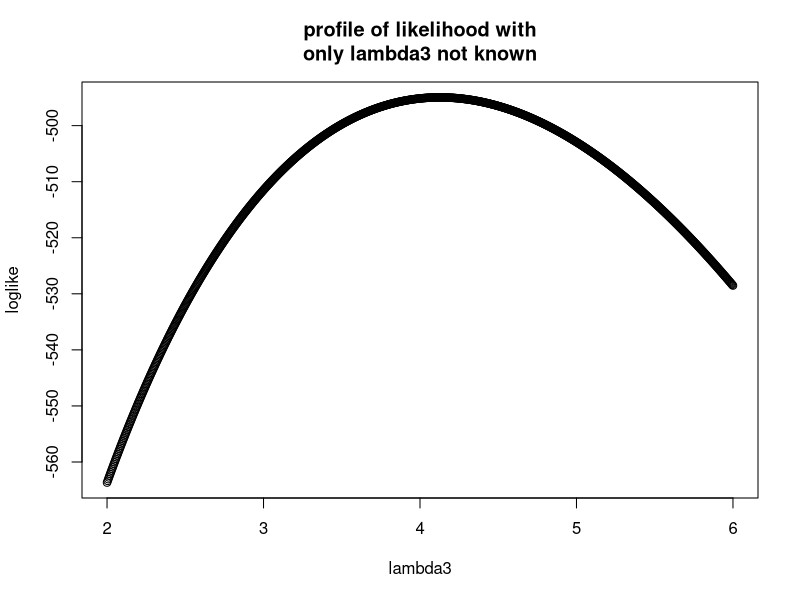

Here is the R script that generated this plot:
## ---- chunk 1
# in this, components have exponentially distributed time-to-failures,
# producing (t_{i 1},...,t_{i m}) for i=1,...,n.
# n is the sample size.
# theta is the parameter vector theta=(lambda_1,...,lambda_m).
component_ttf <- function(n,theta)
{
    m <- length(theta)
    ttfs <- matrix(nrow=n,ncol=m)
    for (j in 1:m)
        ttfs[,j] <- stats::rexp(n,theta[j])
    return(ttfs)
}

# series system time-to-failures as a function of component times-to-failures
series_ttf <- function(comp_ttfs)
    apply(comp_ttfs, 1, function(x) min(x))

# this is our Bernoulli candidate model when the component cause of failure
# is always in the candidate set.
#
# p is the probability vector, i.e., p[1] means that if 1 is not the component
# cause of failure, it is in the candidate set with probability p[1].
bernoulli_cand_k <- function(p,k)
{
  m <- length(p)
  u <- runif(n=m,min=0,max=1)
  x <- rep(F,m)
  x[k] <- T
  for (j in 1:m)
  {
    if (k != j)
    {
      if (u[j] < p[j])
        x[j] <- T
    }
  }
  return(x)
}

# generate log-likelihood function with variable p_1,...,p_m
# (note: in a bit, we show how to easily estimate p_1,...,p_m in case it is not known,
# which is the more realistic case.)
#
# ttfs is series system times to failure
#
# candidates is the bernoulli candidate sets described previously, where the
# component cause of failure is always in the candidate set
#
# p is the probability vector as previously described.
loglike.exp.k <- function(ttfs,candidates,p)
{
  n <- length(ttfs)
  m <- ncol(candidates)
  function(theta)
  {
    res <- 0
    for (i in 1:n)
    {
      s <- 0
      for (k in 1:m)
      {
        if (candidates[i,k]==1)
        {
          tmp <- theta[k]
          for (j in 1:m)
          {
            if (j!=k)
            {
              if (candidates[i,j]==1)
                tmp <- tmp * p[j]
              else
                tmp <- tmp * (1-p[j])
            }
          }
          s <- s + tmp
        }
      }
      res <- res + log(s)
    }
    return(res - sum(theta) * sum(ttfs))
  }
}
## ---- chunk 2
# setup simulation parameters
n <- 2000
theta <- c(3,5,4)
# bernoulli probabilities. we choose to use .5 for all to make it as simple
# as possible. later, we'll see what happens when we change these.
p <- c(.3,.7,.5)
m <- length(p)

# generate masked data
# --------------------
# compoent times-to-failures
comp_ttfs <- component_ttf(n,theta)

# generate labels for component cause of failures
k <- apply(comp_ttfs,1,which.min)

# generate candidate sets that contain component cause of failure
cand.k <- matrix(nrow=n,ncol=m)
for (i in 1:n)
  cand.k[i,] <- bernoulli_cand_k(p,k[i])

# series system time to failure as a function of comp_ttfs
ttfs <- series_ttf(comp_ttfs)

# generate log-likelihood function for the masked data when p is known
l.k <- loglike.exp.k(ttfs,cand.k,p)
## ---- chunk 3
library(MASS)
# l is log-likehood
# theta0 is initial estimate of theta
# eps is stopping condition for infinity norm
mle.newton <- function(l,theta0,eps=1e-3)
{
    repeat
    {
        theta1 <- theta0 - MASS::ginv(numDeriv::hessian(l,theta0)) %*%
            numDeriv::grad(l,theta0)
        if (abs(sum(theta1-theta0)) < eps)
            return(theta1)
        theta0 <- theta1
    }
}
theta.newton <- mle.newton(l.k,theta)
theta.newton
## ---- chunk 4
# l is log-likehood
# theta0 is initial estimate of theta
# eps is stopping condition for infinity norm
mle.grad <- function(l,theta0,eps=1e-3)
{
    m <- length(theta0)
    repeat
    {
        # we use backtracking for an approximate line search
        alpha <- 1
        theta1 <- NULL
        repeat {
            theta1 <- theta0 + alpha * numDeriv::grad(l,theta0)
            for (i in 1:m)
                if (theta1[i] < 0) theta1[i] <- 1e-3
            if (l(theta1) > l(theta0))
                break
            alpha <- alpha/2
        }
        
        # infinity norm
        if (abs(sum(theta1-theta0)) < eps)
            return(theta1)
        theta0 <- theta1
    }
}

p.wrong <- c(.5,.5,.5)
l.k.wrong <- loglike.exp.k(ttfs,cand.k,p.wrong)
# we use mle.grad because mle.newton failed on it due to singularities
theta.grad.wrong <- mle.grad(l.k.wrong,theta)
theta.grad.wrong
## ---- chunk 5
# theta_p is a parameter vector for both vector theta and vector p.
loglike.exp.k.p <- function(ttfs,candidates)
{
  m <- ncol(candidates)
  function(theta_p)
  {
    l <- length(theta_p)
    theta <- theta_p[1:(l-m)]
    p <- theta_p[(l-m+1):l]
    return(loglike.exp.k(ttfs,candidates,p)(theta))
  }
}

l.k.p <- loglike.exp.k.p(ttfs,cand.k)
theta.p.newton <- mle.newton(l.k.p,c(theta,p))
theta.p.newton
## ---- chunk 6
diag(-MASS::ginv(numDeriv::hessian(l.k.p,theta.p.newton))[1:3,1:3])
## ---- chunk 7
diag(-MASS::ginv(numDeriv::hessian(l.k,theta.newton)))
## ---- chunk 8
l.k.prof <- function(x) l.k(c(theta[1],theta[2],x))
x <- seq(theta[3]-2,theta[3]+2,length.out=1000)
y <- numeric(length(x))
for (i in 1:length(x))
{
  y[i] <- l.k.prof(x[i])
}
plot(x,y,xlab="lambda3",ylab="loglike",main="profile of likelihood with\nonly lambda3 not known")
